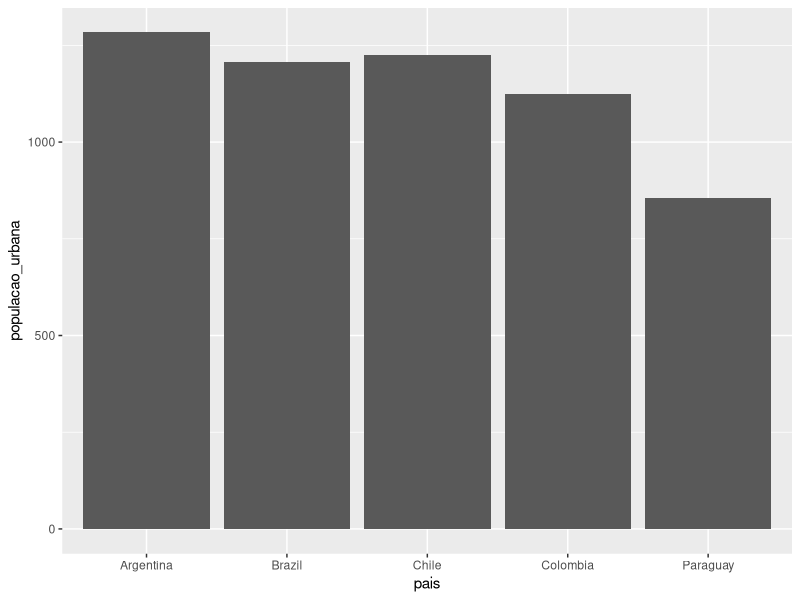

Write R code to recreate this figure. (Note: this script raises an error after producing the figure.)
library(ggplot2)
library(dplyr)
library(scales)

##################
# LOAD DATA
# Reference: World Data Bank
##################

df <- read.csv("data/world_data_by_country.csv", sep=",")


#Filtrar países de interesse
aux <- df %>% filter(sigla %in% c("BRA", "PRY", "ARG", "CHL", "COL"))


#Atividade: elaborar gráfico de barras da taxa de urbanização dos países
aux %>% 
  ggplot(aes(x=pais, y=populacao_urbana)) +
  geom_bar(stat = "identity")




# Criando o gráfico
ggplot(df, aes(x = pais, y = populacao_urbana)) +
  geom_bar(stat = "identity", position = "fill") +
  scale_fill_manual(values = c("populacao_urbana" = "#4E79A7", "populacao_urbana" = "#59A14F"),
                    name = "População") +
  geom_hline(yintercept = media_total, linetype = "dashed", color = "red", size = 1) +
  labs(title = "Distribuição da População Urbana e Rural",
       subtitle = "Países da América Latina, EUA e Japão",
       x = "País",
       y = "População (milhões)") +
  theme_minimal() +
  theme(
    axis.text.x = element_text(angle = 45, hjust = 1),
    plot.title = element_text(size = 14, face = "bold"),
    plot.subtitle = element_text(size = 12),
    legend.position = "top",
    plot.background = element_rect(fill = "#E8F5E9", color = NA),  # Fundo verde claro
    panel.background = element_rect(fill = "#E8F5E9", color = NA)  # Fundo verde claro para o painel
  )


aux <- df %>% head(50)
#salva o resultado em um novo arquivo
write.csv(aux, "data/world_data_sample.csv", fileEncoding = "UTF-8",  row.names = FALSE)

